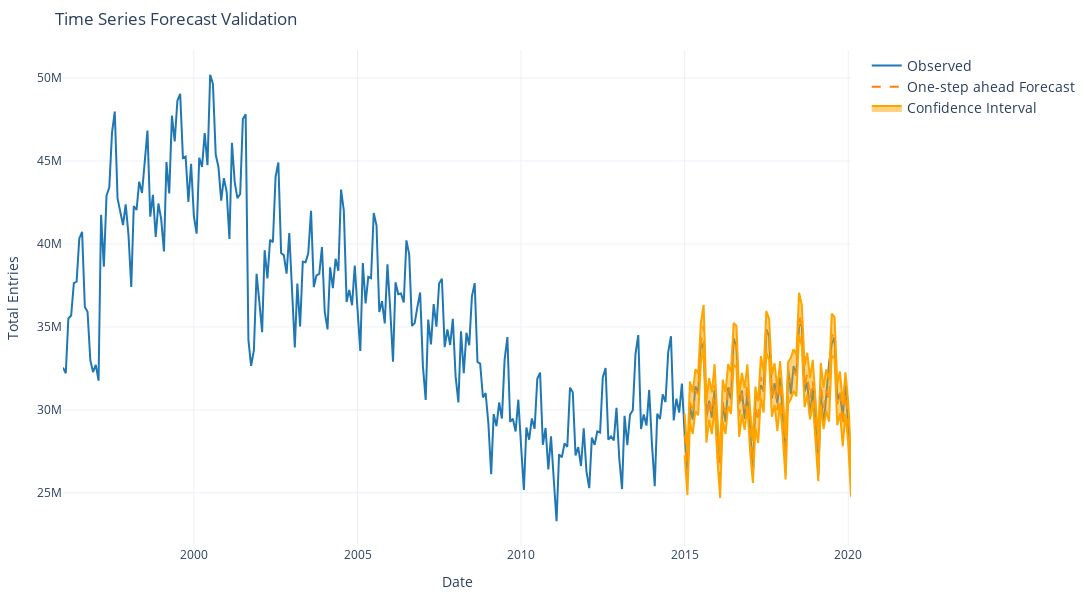

This figure's notebook cell:
### Code cell
# توليد التنبؤات
pred = results.get_prediction(start=pd.to_datetime('2015-01-01'), dynamic=False)
pred_ci = pred.conf_int()

# إنشاء الشكل التفاعلي
fig = go.Figure()

# السلسلة الزمنية الأصلية (القيم الفعلية)
fig.add_trace(go.Scatter(
    x=tseries.index, y=tseries['Total Entries'],
    mode='lines', name='Observed',
    line=dict(color='#1f77b4', width=2)
))

# التنبؤات (القيم المتوقعة)
fig.add_trace(go.Scatter(
    x=pred.predicted_mean.index, y=pred.predicted_mean,
    mode='lines', name='One-step ahead Forecast',
    line=dict(color='#ff7f0e', width=2, dash='dash')  # لون برتقالي مع خط متقطع
))

# فترات الثقة
fig.add_trace(go.Scatter(
    x=pred_ci.index.tolist() + pred_ci.index[::-1].tolist(),
    y=pred_ci.iloc[:, 1].tolist() + pred_ci.iloc[:, 0][::-1].tolist(),
    fill='toself', fillcolor='rgba(255, 165, 0, 0.5)',  # لون برتقالي شفاف
    line=dict(color='rgba(255,165,0,1)'),
    name='Confidence Interval'
))

# تخصيص المظهر
fig.update_layout(
    title="Time Series Forecast Validation",
    xaxis_title="Date",
    yaxis_title="Total Entries",
    template="plotly_white",
    width=1200, height=600,
    legend=dict(font=dict(size=14)),
    margin=dict(l=50, r=50, t=50, b=50)
)

# عرض الرسم
fig.show()
